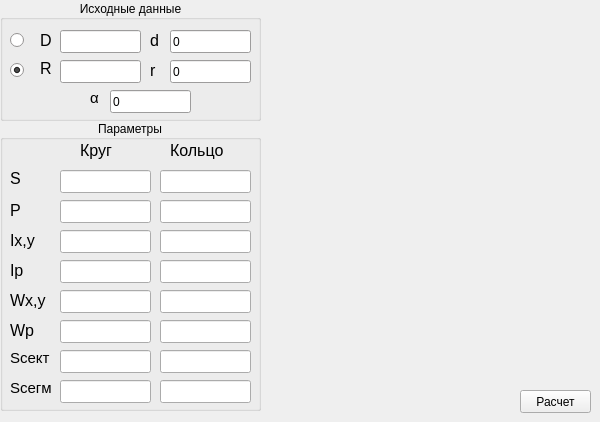
    <widget class="QWidget" name="tabCircle">
     <attribute name="title">
      <string>Круг</string>
     </attribute>
     <widget class="QGroupBox" name="groupBoxRectangle2_4">
      <property name="geometry">
       <rect>
        <x>0</x>
        <y>120</y>
        <width>261</width>
        <height>291</height>
       </rect>
      </property>
      <property name="title">
       <string>Параметры</string>
      </property>
      <property name="alignment">
       <set>Qt::AlignCenter</set>
      </property>
      <widget class="QLineEdit" name="lineEditCircleS">
       <property name="geometry">
        <rect>
         <x>60</x>
         <y>50</y>
         <width>91</width>
         <height>23</height>
        </rect>
       </property>
       <property name="readOnly">
        <bool>true</bool>
       </property>
      </widget>
      <widget class="QLineEdit" name="lineEditCircleL">
       <property name="geometry">
        <rect>
         <x>60</x>
         <y>80</y>
         <width>91</width>
         <height>23</height>
        </rect>
       </property>
       <property name="readOnly">
        <bool>true</bool>
       </property>
      </widget>
      <widget class="QLabel" name="label_40">
       <property name="geometry">
        <rect>
         <x>10</x>
         <y>50</y>
         <width>16</width>
         <height>16</height>
        </rect>
       </property>
       <property name="font">
        <font>
         <pointsize>12</pointsize>
        </font>
       </property>
       <property name="text">
        <string>S</string>
       </property>
      </widget>
      <widget class="QLabel" name="label_47">
       <property name="geometry">
        <rect>
         <x>10</x>
         <y>80</y>
         <width>16</width>
         <height>21</height>
        </rect>
       </property>
       <property name="font">
        <font>
         <pointsize>12</pointsize>
        </font>
       </property>
       <property name="text">
        <string>P</string>
       </property>
      </widget>
      <widget class="QLabel" name="label_49">
       <property name="geometry">
        <rect>
         <x>10</x>
         <y>110</y>
         <width>31</width>
         <height>21</height>
        </rect>
       </property>
       <property name="font">
        <font>
         <pointsize>12</pointsize>
        </font>
       </property>
       <property name="text">
        <string>Ix,y</string>
       </property>
      </widget>
      <widget class="QLineEdit" name="lineEditCircleIx">
       <property name="geometry">
        <rect>
         <x>60</x>
         <y>110</y>
         <width>91</width>
         <height>23</height>
        </rect>
       </property>
       <property name="readOnly">
        <bool>true</bool>
       </property>
      </widget>
      <widget class="QLabel" name="label_144">
       <property name="geometry">
        <rect>
         <x>10</x>
         <y>260</y>
         <width>51</width>
         <height>16</height>
        </rect>
       </property>
       <property name="font">
        <font>
         <pointsize>11</pointsize>
        </font>
       </property>
       <property name="text">
        <string>Sсегм</string>
       </property>
      </widget>
      <widget class="QLabel" name="label_143">
       <property name="geometry">
        <rect>
         <x>10</x>
         <y>230</y>
         <width>51</width>
         <height>16</height>
        </rect>
       </property>
       <property name="font">
        <font>
         <pointsize>11</pointsize>
        </font>
       </property>
       <property name="text">
        <string>Sсект</string>
       </property>
      </widget>
      <widget class="QLineEdit" name="lineEditCircleSector">
       <property name="geometry">
        <rect>
         <x>60</x>
         <y>230</y>
         <width>91</width>
         <height>23</height>
        </rect>
       </property>
       <property name="readOnly">
        <bool>true</bool>
       </property>
      </widget>
      <widget class="QLineEdit" name="lineEditCircleSegment">
       <property name="geometry">
        <rect>
         <x>60</x>
         <y>260</y>
         <width>91</width>
         <height>23</height>
        </rect>
       </property>
       <property name="readOnly">
        <bool>true</bool>
       </property>
      </widget>
      <widget class="QLabel" name="label_70">
       <property name="geometry">
        <rect>
         <x>10</x>
         <y>200</y>
         <width>31</width>
         <height>21</height>
        </rect>
       </property>
       <property name="font">
        <font>
         <pointsize>12</pointsize>
        </font>
       </property>
       <property name="text">
        <string>Wp</string>
       </property>
      </widget>
      <widget class="QLineEdit" name="lineEditCircleWp">
       <property name="geometry">
        <rect>
         <x>60</x>
         <y>200</y>
         <width>91</width>
         <height>23</height>
        </rect>
       </property>
       <property name="text">
        <string/>
       </property>
       <property name="readOnly">
        <bool>true</bool>
       </property>
      </widget>
      <widget class="QLabel" name="label_51">
       <property name="geometry">
        <rect>
         <x>10</x>
         <y>170</y>
         <width>41</width>
         <height>21</height>
        </rect>
       </property>
       <property name="font">
        <font>
         <pointsize>12</pointsize>
        </font>
       </property>
       <property name="text">
        <string>Wx,y</string>
       </property>
      </widget>
      <widget class="QLineEdit" name="lineEditCircleWx">
       <property name="geometry">
        <rect>
         <x>60</x>
         <y>170</y>
         <width>91</width>
         <height>23</height>
        </rect>
       </property>
       <property name="text">
        <string/>
       </property>
       <property name="readOnly">
        <bool>true</bool>
       </property>
      </widget>
      <widget class="QLabel" name="label_50">
       <property name="geometry">
        <rect>
         <x>10</x>
         <y>140</y>
         <width>16</width>
         <height>21</height>
        </rect>
       </property>
       <property name="font">
        <font>
         <pointsize>12</pointsize>
        </font>
       </property>
       <property name="text">
        <string>Ip</string>
       </property>
      </widget>
      <widget class="QLineEdit" name="lineEditCircleIp">
       <property name="geometry">
        <rect>
         <x>60</x>
         <y>140</y>
         <width>91</width>
         <height>23</height>
        </rect>
       </property>
       <property name="readOnly">
        <bool>true</bool>
       </property>
      </widget>
      <widget class="QLabel" name="label_96">
       <property name="geometry">
        <rect>
         <x>0</x>
         <y>190</y>
         <width>31</width>
         <height>21</height>
        </rect>
       </property>
       <property name="font">
        <font>
         <pointsize>12</pointsize>
        </font>
       </property>
       <property name="text">
        <string/>
       </property>
      </widget>
      <widget class="QLineEdit" name="lineEditAnnulusS">
       <property name="geometry">
        <rect>
         <x>160</x>
         <y>50</y>
         <width>91</width>
         <height>23</height>
        </rect>
       </property>
       <property name="readOnly">
        <bool>true</bool>
       </property>
      </widget>
      <widget class="QLineEdit" name="lineEditAnnulusWx">
       <property name="geometry">
        <rect>
         <x>160</x>
         <y>170</y>
         <width>91</width>
         <height>23</height>
        </rect>
       </property>
       <property name="text">
        <string/>
       </property>
       <property name="readOnly">
        <bool>true</bool>
       </property>
      </widget>
      <widget class="QLineEdit" name="lineEditAnnulusP">
       <property name="geometry">
        <rect>
         <x>160</x>
         <y>80</y>
         <width>91</width>
         <height>23</height>
        </rect>
       </property>
       <property name="readOnly">
        <bool>true</bool>
       </property>
      </widget>
      <widget class="QLineEdit" name="lineEditAnnulusIx">
       <property name="geometry">
        <rect>
         <x>160</x>
         <y>110</y>
         <width>91</width>
         <height>23</height>
        </rect>
       </property>
       <property name="readOnly">
        <bool>true</bool>
       </property>
      </widget>
      <widget class="QLineEdit" name="lineEditAnnulusSectorArea">
       <property name="geometry">
        <rect>
         <x>160</x>
         <y>230</y>
         <width>91</width>
         <height>23</height>
        </rect>
       </property>
       <property name="readOnly">
        <bool>true</bool>
       </property>
      </widget>
      <widget class="QLineEdit" name="lineEditAnnulusWp">
       <property name="geometry">
        <rect>
         <x>160</x>
         <y>200</y>
         <width>91</width>
         <height>23</height>
        </rect>
       </property>
       <property name="text">
        <string/>
       </property>
       <property name="readOnly">
        <bool>true</bool>
       </property>
      </widget>
      <widget class="QLineEdit" name="lineEditAnnulusIp">
       <property name="geometry">
        <rect>
         <x>160</x>
         <y>140</y>
         <width>91</width>
         <height>23</height>
        </rect>
       </property>
       <property name="readOnly">
        <bool>true</bool>
       </property>
      </widget>
      <widget class="QLabel" name="label_232">
       <property name="geometry">
        <rect>
         <x>80</x>
         <y>20</y>
         <width>41</width>
         <height>21</height>
        </rect>
       </property>
       <property name="font">
        <font>
         <pointsize>12</pointsize>
         <italic>false</italic>
        </font>
       </property>
       <property name="text">
        <string>Круг</string>
       </property>
      </widget>
      <widget class="QLabel" name="label_233">
       <property name="geometry">
        <rect>
         <x>170</x>
         <y>20</y>
         <width>71</width>
         <height>21</height>
        </rect>
       </property>
       <property name="font">
        <font>
         <pointsize>12</pointsize>
         <italic>false</italic>
        </font>
       </property>
       <property name="text">
        <string>Кольцо</string>
       </property>
      </widget>
      <widget class="QLineEdit" name="lineEditAnnulusSegmentArea">
       <property name="geometry">
        <rect>
         <x>160</x>
         <y>260</y>
         <width>91</width>
         <height>23</height>
        </rect>
       </property>
       <property name="readOnly">
        <bool>true</bool>
       </property>
      </widget>
     </widget>
     <widget class="QGroupBox" name="groupBoxRectangle_4">
      <property name="geometry">
       <rect>
        <x>0</x>
        <y>0</y>
        <width>261</width>
        <height>121</height>
       </rect>
      </property>
      <property name="palette">
       <palette>
        <active>
         <colorrole role="WindowText">
          <brush brushstyle="SolidPattern">
           <color alpha="255">
            <red>0</red>
            <green>0</green>
            <blue>0</blue>
           </color>
          </brush>
         </colorrole>
         <colorrole role="Button">
          <brush brushstyle="SolidPattern">
           <color alpha="255">
            <red>220</red>
            <green>218</green>
            <blue>218</blue>
           </color>
          </brush>
         </colorrole>
         <colorrole role="Light">
          <brush brushstyle="SolidPattern">
           <color alpha="255">
            <red>255</red>
            <green>255</green>
            <blue>255</blue>
           </color>
          </brush>
         </colorrole>
         <colorrole role="Midlight">
          <brush brushstyle="SolidPattern">
           <color alpha="255">
            <red>237</red>
            <green>236</green>
            <blue>236</blue>
           </color>
          </brush>
         </colorrole>
         <colorrole role="Dark">
          <brush brushstyle="SolidPattern">
           <color alpha="255">
            <red>110</red>
            <green>109</green>
            <blue>109</blue>
           </color>
          </brush>
         </colorrole>
         <colorrole role="Mid">
          <brush brushstyle="SolidPattern">
           <color alpha="255">
            <red>147</red>
            <green>145</green>
            <blue>145</blue>
           </color>
          </brush>
         </colorrole>
         <colorrole role="Text">
          <brush brushstyle="SolidPattern">
           <color alpha="255">
            <red>0</red>
            <green>0</green>
            <blue>0</blue>
           </color>
          </brush>
         </colorrole>
         <colorrole role="BrightText">
          <brush brushstyle="SolidPattern">
           <color alpha="255">
            <red>255</red>
            <green>255</green>
            <blue>255</blue>
           </color>
          </brush>
         </colorrole>
         <colorrole role="ButtonText">
          <brush brushstyle="SolidPattern">
           <color alpha="255">
            <red>0</red>
            <green>0</green>
            <blue>0</blue>
           </color>
          </brush>
         </colorrole>
         <colorrole role="Base">
          <brush brushstyle="SolidPattern">
           <color alpha="255">
            <red>255</red>
            <green>255</green>
            <blue>255</blue>
           </color>
          </brush>
         </colorrole>
         <colorrole role="Window">
          <brush brushstyle="SolidPattern">
           <color alpha="255">
            <red>220</red>
            <green>218</green>
            <blue>218</blue>
           </color>
          </brush>
         </colorrole>
         <colorrole role="Shadow">
          <brush brushstyle="SolidPattern">
           <color alpha="255">
            <red>0</red>
            <green>0</green>
            <blue>0</blue>
           </color>
          </brush>
         </colorrole>
         <colorrole role="AlternateBase">
          <brush brushstyle="SolidPattern">
           <color alpha="255">
            <red>237</red>
            <green>236</green>
            <blue>236</blue>
           </color>
          </brush>
         </colorrole>
         <colorrole role="ToolTipBase">
          <brush brushstyle="SolidPattern">
           <color alpha="255">
            <red>255</red>
            <green>255</green>
            <blue>220</blue>
           </color>
          </brush>
         </colorrole>
         <colorrole role="ToolTipText">
          <brush brushstyle="SolidPattern">
           <color alpha="255">
            <red>0</red>
            <green>0</green>
            <blue>0</blue>
           </color>
          </brush>
         </colorrole>
        </active>
        <inactive>
         <colorrole role="WindowText">
          <brush brushstyle="SolidPattern">
           <color alpha="255">
            <red>0</red>
            <green>0</green>
            <blue>0</blue>
           </color>
          </brush>
         </colorrole>
         <colorrole role="Button">
          <brush brushstyle="SolidPattern">
           <color alpha="255">
            <red>220</red>
            <green>218</green>
            <blue>218</blue>
           </color>
          </brush>
         </colorrole>
         <colorrole role="Light">
          <brush brushstyle="SolidPattern">
           <color alpha="255">
            <red>255</red>
            <green>255</green>
            <blue>255</blue>
           </color>
          </brush>
         </colorrole>
         <colorrole role="Midlight">
          <brush brushstyle="SolidPattern">
           <color alpha="255">
            <red>237</red>
            <green>236</green>
            <blue>236</blue>
           </color>
          </brush>
         </colorrole>
         <colorrole role="Dark">
          <brush brushstyle="SolidPattern">
           <color alpha="255">
            <red>110</red>
            <green>109</green>
            <blue>109</blue>
           </color>
          </brush>
         </colorrole>
         <colorrole role="Mid">
          <brush brushstyle="SolidPattern">
           <color alpha="255">
            <red>147</red>
            <green>145</green>
            <blue>145</blue>
           </color>
          </brush>
         </colorrole>
         <colorrole role="Text">
          <brush brushstyle="SolidPattern">
           <color alpha="255">
            <red>0</red>
            <green>0</green>
            <blue>0</blue>
           </color>
          </brush>
         </colorrole>
         <colorrole role="BrightText">
          <brush brushstyle="SolidPattern">
           <color alpha="255">
            <red>255</red>
            <green>255</green>
            <blue>255</blue>
           </color>
          </brush>
         </colorrole>
         <colorrole role="ButtonText">
          <brush brushstyle="SolidPattern">
           <color alpha="255">
            <red>0</red>
            <green>0</green>
            <blue>0</blue>
           </color>
          </brush>
         </colorrole>
         <colorrole role="Base">
          <brush brushstyle="SolidPattern">
           <color alpha="255">
            <red>255</red>
            <green>255</green>
            <blue>255</blue>
           </color>
          </brush>
         </colorrole>
         <colorrole role="Window">
          <brush brushstyle="SolidPattern">
           <color alpha="255">
            <red>220</red>
            <green>218</green>
            <blue>218</blue>
           </color>
          </brush>
         </colorrole>
         <colorrole role="Shadow">
          <brush brushstyle="SolidPattern">
           <color alpha="255">
            <red>0</red>
            <green>0</green>
            <blue>0</blue>
           </color>
          </brush>
         </colorrole>
         <colorrole role="AlternateBase">
          <brush brushstyle="SolidPattern">
           <color alpha="255">
            <red>237</red>
            <green>236</green>
            <blue>236</blue>
           </color>
          </brush>
         </colorrole>
         <colorrole role="ToolTipBase">
          <brush brushstyle="SolidPattern">
           <color alpha="255">
            <red>255</red>
            <green>255</green>
            <blue>220</blue>
           </color>
          </brush>
         </colorrole>
         <colorrole role="ToolTipText">
          <brush brushstyle="SolidPattern">
           <color alpha="255">
            <red>0</red>
            <green>0</green>
            <blue>0</blue>
           </color>
          </brush>
         </colorrole>
        </inactive>
        <disabled>
         <colorrole role="WindowText">
          <brush brushstyle="SolidPattern">
           <color alpha="255">
            <red>110</red>
            <green>109</green>
            <blue>109</blue>
           </color>
          </brush>
         </colorrole>
         <colorrole role="Button">
          <brush brushstyle="SolidPattern">
           <color alpha="255">
            <red>220</red>
            <green>218</green>
            <blue>218</blue>
           </color>
          </brush>
         </colorrole>
         <colorrole role="Light">
          <brush brushstyle="SolidPattern">
           <color alpha="255">
            <red>255</red>
            <green>255</green>
            <blue>255</blue>
           </color>
          </brush>
         </colorrole>
         <colorrole role="Midlight">
          <brush brushstyle="SolidPattern">
           <color alpha="255">
            <red>237</red>
            <green>236</green>
            <blue>236</blue>
           </color>
          </brush>
         </colorrole>
         <colorrole role="Dark">
          <brush brushstyle="SolidPattern">
           <color alpha="255">
            <red>110</red>
            <green>109</green>
            <blue>109</blue>
           </color>
          </brush>
         </colorrole>
         <colorrole role="Mid">
          <brush brushstyle="SolidPattern">
           <color alpha="255">
            <red>147</red>
            <green>145</green>
            <blue>145</blue>
           </color>
          </brush>
         </colorrole>
         <colorrole role="Text">
          <brush brushstyle="SolidPattern">
           <color alpha="255">
            <red>110</red>
            <green>109</green>
            <blue>109</blue>
           </color>
          </brush>
         </colorrole>
         <colorrole role="BrightText">
          <brush brushstyle="SolidPattern">
           <color alpha="255">
            <red>255</red>
            <green>255</green>
            <blue>255</blue>
           </color>
          </brush>
         </colorrole>
         <colorrole role="ButtonText">
          <brush brushstyle="SolidPattern">
           <color alpha="255">
            <red>110</red>
            <green>109</green>
            <blue>109</blue>
           </color>
          </brush>
         </colorrole>
         <colorrole role="Base">
          <brush brushstyle="SolidPattern">
           <color alpha="255">
            <red>220</red>
            <green>218</green>
            <blue>218</blue>
           </color>
          </brush>
         </colorrole>
         <colorrole role="Window">
          <brush brushstyle="SolidPattern">
           <color alpha="255">
            <red>220</red>
            <green>218</green>
            <blue>218</blue>
           </color>
          </brush>
         </colorrole>
         <colorrole role="Shadow">
          <brush brushstyle="SolidPattern">
           <color alpha="255">
            <red>0</red>
            <green>0</green>
            <blue>0</blue>
           </color>
          </brush>
         </colorrole>
         <colorrole role="AlternateBase">
          <brush brushstyle="SolidPattern">
           <color alpha="255">
            <red>220</red>
            <green>218</green>
            <blue>218</blue>
           </color>
          </brush>
         </colorrole>
         <colorrole role="ToolTipBase">
          <brush brushstyle="SolidPattern">
           <color alpha="255">
            <red>255</red>
            <green>255</green>
            <blue>220</blue>
           </color>
          </brush>
         </colorrole>
         <colorrole role="ToolTipText">
          <brush brushstyle="SolidPattern">
           <color alpha="255">
            <red>0</red>
            <green>0</green>
            <blue>0</blue>
           </color>
          </brush>
         </colorrole>
        </disabled>
       </palette>
      </property>
      <property name="title">
       <string>Исходные данные</string>
      </property>
      <property name="alignment">
       <set>Qt::AlignCenter</set>
      </property>
      <widget class="QLineEdit" name="lineEditCircleD">
       <property name="geometry">
        <rect>
         <x>60</x>
         <y>30</y>
         <width>81</width>
         <height>23</height>
        </rect>
       </property>
      </widget>
      <widget class="QLabel" name="label_53">
       <property name="geometry">
        <rect>
         <x>40</x>
         <y>30</y>
         <width>16</width>
         <height>21</height>
        </rect>
       </property>
       <property name="font">
        <font>
         <pointsize>12</pointsize>
        </font>
       </property>
       <property name="text">
        <string>D</string>
       </property>
      </widget>
      <widget class="QRadioButton" name="radioButtonCircleD">
       <property name="geometry">
        <rect>
         <x>10</x>
         <y>30</y>
         <width>16</width>
         <height>21</height>
        </rect>
       </property>
       <property name="text">
        <string/>
       </property>
      </widget>
      <widget class="QLineEdit" name="lineEditCircleInternalRadius">
       <property name="geometry">
        <rect>
         <x>170</x>
         <y>60</y>
         <width>81</width>
         <height>23</height>
        </rect>
       </property>
       <property name="text">
        <string>0</string>
       </property>
      </widget>
      <widget class="QLabel" name="label_130">
       <property name="geometry">
        <rect>
         <x>150</x>
         <y>60</y>
         <width>16</width>
         <height>21</height>
        </rect>
       </property>
       <property name="font">
        <font>
         <pointsize>12</pointsize>
        </font>
       </property>
       <property name="text">
        <string>r</string>
       </property>
      </widget>
      <widget class="QRadioButton" name="radioButtonCircleR">
       <property name="geometry">
        <rect>
         <x>10</x>
         <y>60</y>
         <width>16</width>
         <height>21</height>
        </rect>
       </property>
       <property name="text">
        <string/>
       </property>
       <property name="checked">
        <bool>true</bool>
       </property>
      </widget>
      <widget class="QLineEdit" name="lineEditCircleR">
       <property name="geometry">
        <rect>
         <x>60</x>
         <y>60</y>
         <width>81</width>
         <height>23</height>
        </rect>
       </property>
      </widget>
      <widget class="QLabel" name="label_52">
       <property name="geometry">
        <rect>
         <x>40</x>
         <y>60</y>
         <width>16</width>
         <height>16</height>
        </rect>
       </property>
       <property name="font">
        <font>
         <pointsize>12</pointsize>
        </font>
       </property>
       <property name="text">
        <string>R</string>
       </property>
      </widget>
      <widget class="QLineEdit" name="lineEditCircleAlpha">
       <property name="geometry">
        <rect>
         <x>110</x>
         <y>90</y>
         <width>81</width>
         <height>23</height>
        </rect>
       </property>
       <property name="text">
        <string>0</string>
       </property>
      </widget>
      <widget class="QLabel" name="label_142">
       <property name="geometry">
        <rect>
         <x>150</x>
         <y>30</y>
         <width>16</width>
         <height>21</height>
        </rect>
       </property>
       <property name="font">
        <font>
         <pointsize>12</pointsize>
        </font>
       </property>
       <property name="text">
        <string>d</string>
       </property>
      </widget>
      <widget class="QLineEdit" name="lineEditCircleInternalDiameter">
       <property name="geometry">
        <rect>
         <x>170</x>
         <y>30</y>
         <width>81</width>
         <height>23</height>
        </rect>
       </property>
       <property name="text">
        <string>0</string>
       </property>
      </widget>
      <widget class="QLabel" name="label_80">
       <property name="geometry">
        <rect>
         <x>90</x>
         <y>90</y>
         <width>16</width>
         <height>16</height>
        </rect>
       </property>
       <property name="font">
        <font>
         <pointsize>11</pointsize>
        </font>
       </property>
       <property name="text">
        <string>α</string>
       </property>
      </widget>
     </widget>
     <widget class="QPushButton" name="pushButtonCircle">
      <property name="geometry">
       <rect>
        <x>520</x>
        <y>390</y>
        <width>71</width>
        <height>23</height>
       </rect>
      </property>
      <property name="text">
       <string>Расчет</string>
      </property>
     </widget>
     <widget class="QLabel" name="label_237">
      <property name="geometry">
       <rect>
        <x>270</x>
        <y>70</y>
        <width>291</width>
        <height>251</height>
       </rect>
      </property>
      <property name="text">
       <string/>
      </property>
      <property name="pixmap">
       <pixmap>:/resource/Pictures/Circle.jpg</pixmap>
      </property>
     </widget>
    </widget>
